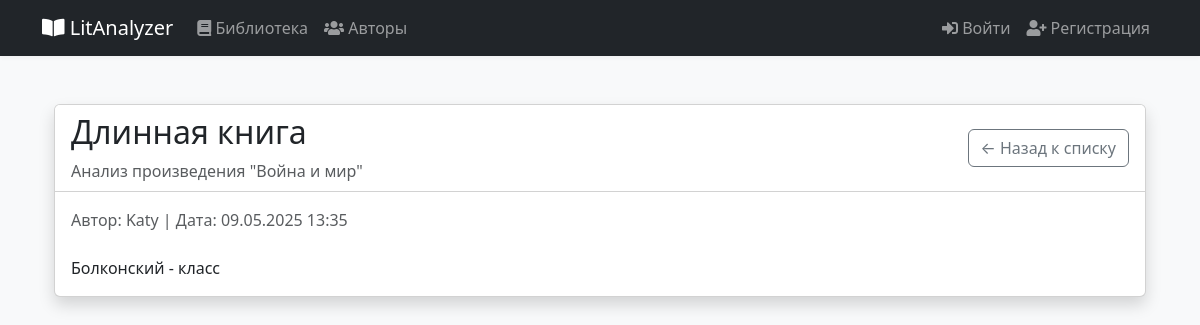
The page /analysis/1 on the database its author committed.
### models.py (models this page shows, shortened)
class BookAnalysis(db.Model):
    id = db.Column(db.Integer, primary_key=True)
    title = db.Column(db.String(255), nullable=False)
    content = db.Column(db.Text, nullable=False)
    created_at = db.Column(db.DateTime, default=datetime.utcnow)
    is_deleted = db.Column(db.Boolean, default=False)
    user_id = db.Column(db.Integer, db.ForeignKey('user.id'), nullable=False)
    book_id = db.Column(db.Integer, db.ForeignKey('book.id'), nullable=False)
    user = db.relationship('User', backref='analyses')

class Book(db.Model):
    id = db.Column(db.Integer, primary_key=True)
    title = db.Column(db.String(255), nullable=False)
    description = db.Column(db.Text)
    year = db.Column(db.Integer)
    is_deleted = db.Column(db.Boolean, default=False)
    user_id = db.Column(db.Integer, db.ForeignKey('user.id'), nullable=False)
    author_last_name = db.Column(db.String(100), nullable=False)
    author_first_name = db.Column(db.String(100), nullable=False)
    author_middle_name = db.Column(db.String(100))
    characters = db.relationship('Character', backref='book', lazy=True)
    analyses = db.relationship('BookAnalysis', backref='book', lazy=True)

class User(db.Model, UserMixin):
    id = db.Column(db.Integer, primary_key=True)
    username = db.Column(db.String(80), unique=True, nullable=False)
    password_hash = db.Column(db.String(120), nullable=False)
    is_admin = db.Column(db.Boolean, default=False)
    created_at = db.Column(db.DateTime, default=db.func.now())
    uploaded_books = db.relationship('Book', backref='uploaded_by', lazy=True)

### app.py (the view)
@app.route('/analysis/<int:analysis_id>')
def view_analysis(analysis_id):
    analysis = BookAnalysis.query.get_or_404(analysis_id)
    return render_template('books/analysis_detail.html', analysis=analysis)

### templates/books/analysis_detail.html (shortened to what this page needs)
{% extends "base.html" %}
{% block content %}
<div class="container mt-4">
    <div class="card shadow">
        <div class="card-header bg-white">
            <div class="d-flex justify-content-between align-items-center">
                <div>
                    <h2>{{ analysis.title }}</h2>
                    <p class="mb-0 text-muted">
                        Анализ произведения "{{ analysis.book.title }}"
                    </p>
                </div>
                <a href="{{ url_for('view_analyses', book_id=analysis.book.id) }}"
                   class="btn btn-outline-secondary">
                    ← Назад к списку
                </a>
            </div>
        </div>
        <div class="card-body">
            <div class="mb-4">
                <p class="text-muted">
                    Автор: {{ analysis.user.username }} |
                    Дата: {{ analysis.created_at.strftime('%d.%m.%Y %H:%M') }}
                </p>
            </div>
            <div class="analysis-content">
                {{ analysis.content|replace('\n', '<br>')|safe }}
            </div>
        </div>
    </div>
</div>
{% endblock %}

### static/css/styles.css (style rules this page uses)
body { background-color: #f8f9fa; padding-top: 56px; }

### rows shown on the page
BookAnalysis: title "Длинная книга", created_at "09.05.2025 13:35", content "Болконский - класс"
Book: book "Война и мир"
User: user.username "Katy"
